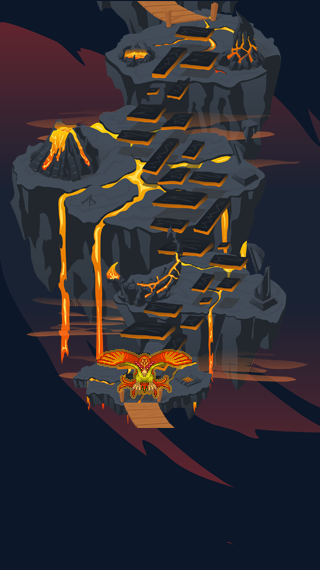

The image is a tile-based game level rendered from a .tmx file. Its description and complete source (layers, tilesets, objects, tile grids) follow:
An orthogonal 10x10 tile map with 32x57 px tiles, 5 tile layers (back, backgroound, foreground, decorate, ...), 2 tilesets and 3 objects.

<map version="1.0" tiledversion="1.1.2" orientation="orthogonal" renderorder="right-up" width="10" height="10" tilewidth="32" tileheight="57" infinite="0" nextobjectid="1">
 <tileset firstgid="1" name="all" tilewidth="428" tileheight="570" tilecount="3" columns="0">
  <tileoffset x="0" y="29" />
  <grid orientation="orthogonal" width="32" height="57" />
  <tile id="0">
   <image width="320" height="427" source="l2_ground.png" />
  </tile>
  <tile id="1">
   <image width="320" height="427" source="l3_decorations.png" />
  </tile>
  <tile id="2">
   <image width="428" height="570" source="map01_preview-01.png" />
  </tile>
 </tileset>
 <tileset firstgid="4" name="boss1" tilewidth="96" tileheight="57" tilecount="4" columns="4">
  <image source="boss1.png" width="384" height="57" />
  <tile id="0">
   <objectgroup draworder="index">
    <object id="5" x="0" y="0" width="94" height="55">
     <properties>
      <property name="phonix" value="1" />
     </properties>
    </object>
    <object id="6" x="52" y="38" />
    <object id="7" x="9" y="75" />
   </objectgroup>
   <animation>
    <frame tileid="0" duration="200" />
    <frame tileid="1" duration="200" />
    <frame tileid="2" duration="200" />
    <frame tileid="3" duration="200" />
   </animation>
  </tile>
 </tileset>
 <layer name="back" width="10" height="10">
  <data encoding="csv">
0,0,0,0,4,0,0,0,0,0,
0,0,0,0,0,0,0,0,0,0,
0,0,0,0,0,0,0,0,0,0,
0,0,0,0,0,0,0,0,0,0,
0,0,0,0,0,0,0,0,0,0,
0,0,0,0,0,0,0,0,0,0,
0,0,0,0,0,0,0,0,0,0,
0,0,0,0,0,0,0,0,0,0,
0,0,0,0,0,0,0,0,0,0,
3,0,0,0,0,0,0,0,0,0
</data>
 </layer>
 <layer name="backgroound" width="10" height="10">
  <data encoding="csv">
0,0,0,0,0,0,0,0,0,0,
0,0,0,0,0,0,0,0,0,0,
0,0,0,0,0,0,0,0,0,0,
0,0,0,0,0,0,0,0,0,0,
0,0,0,0,0,0,0,0,0,0,
0,0,0,0,0,0,0,0,0,0,
0,0,0,0,0,0,0,0,0,0,
0,0,0,0,0,0,0,0,0,0,
3,0,0,0,0,0,0,0,0,0,
0,0,0,0,0,0,0,0,0,0
</data>
 </layer>
 <layer name="foreground" width="10" height="10">
  <data encoding="csv">
0,0,0,0,0,0,0,0,0,0,
0,0,0,0,0,0,0,0,0,0,
0,0,0,0,0,0,0,0,0,0,
0,0,0,0,0,0,0,0,0,0,
0,0,0,0,0,0,0,0,0,0,
0,0,0,0,0,0,0,0,0,0,
1,0,0,0,0,0,0,0,0,0,
0,0,0,0,0,0,0,0,0,0,
0,0,0,0,0,0,0,0,0,0,
0,0,0,0,0,0,0,0,0,0
</data>
 </layer>
 <layer name="decorate" width="10" height="10">
  <data encoding="csv">
0,0,0,0,0,0,0,0,0,0,
0,0,0,0,0,0,0,0,0,0,
0,0,0,0,0,0,0,0,0,0,
0,0,0,0,0,0,0,0,0,0,
0,0,0,0,0,0,0,0,0,0,
0,0,0,0,0,0,0,0,0,0,
2,0,0,0,0,0,0,0,0,0,
0,0,0,0,0,0,0,0,0,0,
0,0,0,0,0,0,0,0,0,0,
0,0,0,0,0,0,0,0,0,0
</data>
 </layer>
 <layer name="boss" width="10" height="10">
  <data encoding="csv">
0,0,0,0,0,0,0,0,0,0,
0,0,0,0,0,0,0,0,0,0,
0,0,0,0,0,0,0,0,0,0,
0,0,0,0,0,0,0,0,0,0,
0,0,0,0,0,0,0,0,0,0,
0,0,0,0,0,0,0,0,0,0,
0,0,0,4,0,0,0,0,0,0,
0,0,0,0,0,0,0,0,0,0,
0,0,0,0,0,0,0,0,0,0,
0,0,0,0,0,0,0,0,0,0
</data>
 </layer>
</map>
